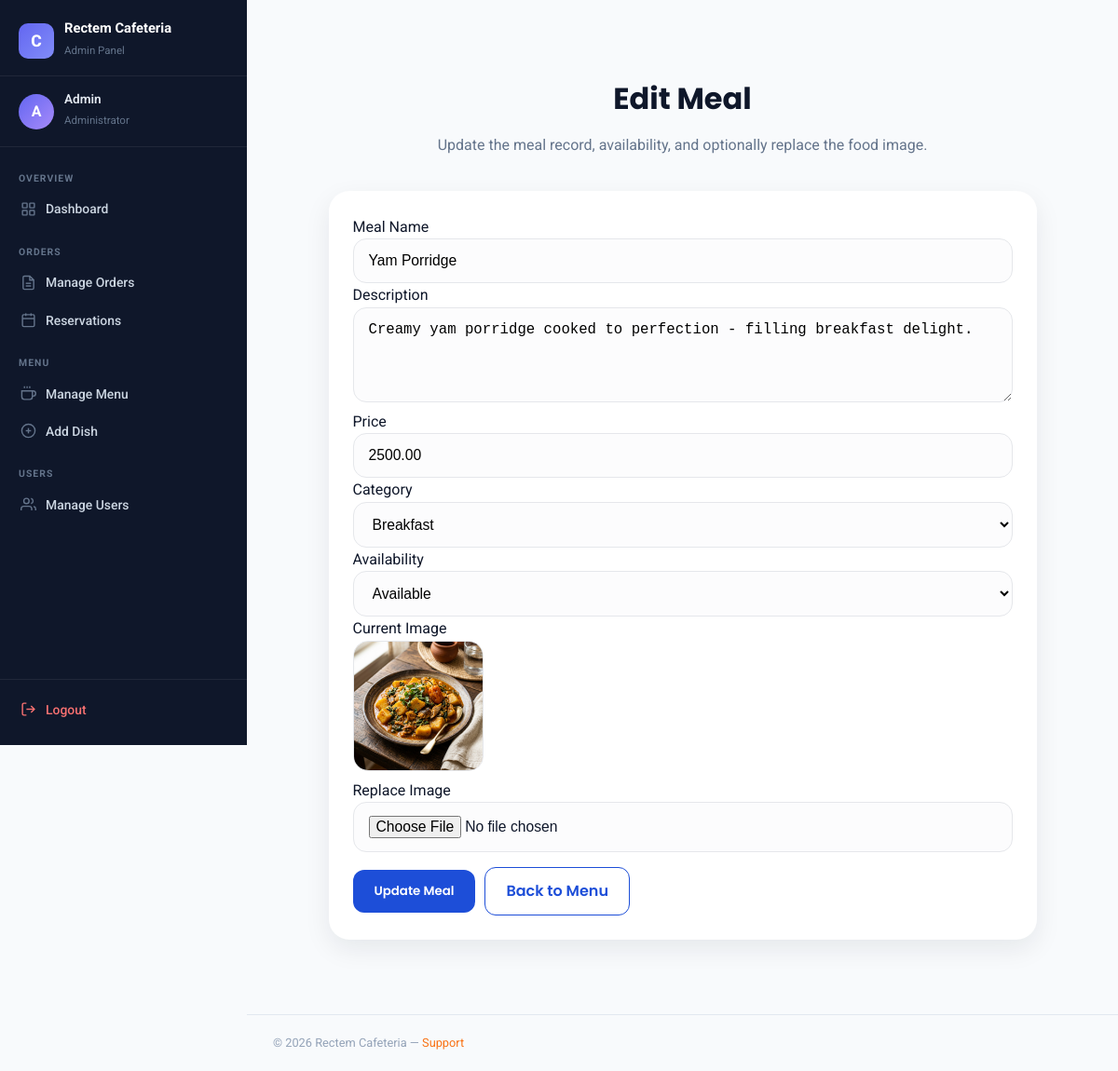
Page /admin/edit-menu.php?id=2 (signed in) on the committed database.
### tables this page shows
CREATE TABLE menu_items (
    id INT AUTO_INCREMENT PRIMARY KEY,
    category_id INT NOT NULL,
    item_name VARCHAR(120) NOT NULL,
    description TEXT NOT NULL,
    price DECIMAL(10,2) NOT NULL,
    image VARCHAR(255) NOT NULL,
    availability_status ENUM('Available', 'Unavailable') NOT NULL DEFAULT 'Available',
    created_at TIMESTAMP DEFAULT CURRENT_TIMESTAMP,
    FOREIGN KEY (category_id) REFERENCES categories(id) ON DELETE CASCADE
);

CREATE TABLE categories (
    id INT AUTO_INCREMENT PRIMARY KEY,
    category_name VARCHAR(100) NOT NULL,
    created_at TIMESTAMP DEFAULT CURRENT_TIMESTAMP
);

### includes/functions.php (called while the page is built, shortened)
<?php
function qb_base_url(): string
{
    static $base = null;
    if ($base !== null) {
        return $base;
    }
    $projectPath = realpath(__DIR__ . '/..');
    $documentRoot = realpath($_SERVER['DOCUMENT_ROOT'] ?? '') ?: '';
    if ($documentRoot && $projectPath && str_starts_with($projectPath, $documentRoot)) {
        $base = str_replace('\\', '/', substr($projectPath, strlen($documentRoot)));
        return $base === '' ? '' : $base;
    }
    return '/rectem_cafeteria';
}
function qb_url(string $path = ''): string
{
    $base = rtrim(qb_base_url(), '/');
    $path = ltrim($path, '/');
    return $path === '' ? ($base ?: '/') : $base . '/' . $path;
}
function h(?string $value): string
{
    return htmlspecialchars((string) $value, ENT_QUOTES, 'UTF-8');
}
?>

### admin/edit-menu.php (the view, shortened to what this page needs)
<?php
require_once '../includes/db.php';
require_once '../includes/functions.php';
$itemId = (int) ($_GET['id'] ?? 0);
$categoriesResult = $conn->query("SELECT * FROM categories ORDER BY category_name ASC");
$itemSql = "SELECT * FROM menu_items WHERE id = ?";
$itemStmt = $conn->prepare($itemSql);
$itemStmt->bind_param("i", $itemId);
$itemStmt->execute();
$itemResult = $itemStmt->get_result();
$item = $itemResult->fetch_assoc();
include '../includes/header.php';
?>
<section class="checkout-section">
    <div class="container">
        <h1 class="section-title">Edit Meal</h1>
        <p class="section-subtitle">Update the meal record, availability, and optionally replace the food image.</p>
        <div class="checkout-form-box" style="max-width: 760px; margin: 0 auto;">
            <form method="POST" enctype="multipart/form-data" class="checkout-form">
                <div class="form-group">
                    <label>Meal Name</label>
                    <input type="text" name="name" value="<?php echo h($item['item_name']); ?>" required>
                </div>
                <div class="form-group">
                    <label>Description</label>
                    <textarea name="description" rows="4"><?php echo h($item['description']); ?></textarea>
                </div>
                <div class="form-group">
                    <label>Price</label>
                    <input type="number" name="price" step="0.01" value="<?php echo h((string) $item['price']); ?>" required>
                </div>
                <div class="form-group">
                    <label>Category</label>
                    <select name="category_id" required>
                        <?php while ($cat = $categoriesResult->fetch_assoc()): ?>
                            <option value="<?php echo $cat['id']; ?>" <?php echo ((int) $cat['id'] === (int) $item['category_id']) ? 'selected' : ''; ?>>
                                <?php echo h($cat['category_name']); ?>
                            </option>
                        <?php endwhile; ?>
                    </select>
                </div>
                <div class="form-group">
                    <label>Availability</label>
                    <select name="availability_status" required>
                        <option value="Available" <?php echo ($item['availability_status'] === 'Available') ? 'selected' : ''; ?>>Available</option>
                    </select>
                </div>
                <div class="form-group">
                    <label>Current Image</label>
                    <div class="admin-image-preview">
                        <img src="<?php echo qb_url('assets/images/foods/' . $item['image']); ?>" alt="<?php echo h($item['item_name']); ?>">
                    </div>
                </div>
                <div class="form-group">
                    <label>Replace Image</label>
                    <input type="file" name="image" accept="image/*">
                </div>
                <div class="admin-form-actions">
                    <button type="submit" class="btn btn-primary">Update Meal</button>
                    <a href="<?php echo qb_url('admin/menu.php'); ?>" class="btn btn-light">Back to Menu</a>
                </div>
            </form>
        </div>
    </div>
</section>
<?php include '../includes/footer.php'; ?>

### assets/css/style.css (style rules this page uses)
* { margin: 0; padding: 0; box-sizing: border-box; }
:root { --primary: #1D4ED8; --primary-dark: #1E40AF; --accent: #F59E0B; --dark: #0F172A; --muted: #64748B; --bg: #F8FAFC; --white: #FFFFFF; --success: #16A34A; --danger: #EF4444; --shadow: 0 10px 28px rgba(15, 23, 42, 0.08); --radius: 20px; }
html { scroll-behavior: smooth; }
body { font-family: 'Roboto', sans-serif; background-color: var(--bg); color: var(--dark); line-height: 1.6; }
img { max-width: 100%; }
a { color: inherit; }
.container { width: 90%; max-width: 1200px; margin: 0 auto; }
section { padding: 80px 0; }
.section-title { font-family: 'Poppins', sans-serif; font-size: 2rem; font-weight: 700; text-align: center; margin-bottom: 12px; }
.section-subtitle { text-align: center; color: var(--muted); max-width: 760px; margin: 0 auto 36px; }
.btn { display: inline-flex; align-items: center; justify-content: center; gap: 8px; padding: 12px 22px; border-radius: 12px; text-decoration: none; font-family: 'Poppins', sans-serif; font-weight: 600; border: 1px solid transparent; transition: 0.25s ease; cursor: pointer; }
.btn-primary { background-color: var(--primary); color: var(--white); }
.btn-light { background-color: var(--white); color: var(--primary); border-color: var(--primary); }
.search-box input, .form-group input, .form-group select, .form-group textarea { width: 100%; padding: 14px 16px; border-radius: 14px; border: 1px solid #E5E7EB; background-color: #FCFCFD; outline: none; font-size: 0.98rem; }
.cart-section, .checkout-section, .order-history-section, .success-section, .user-dashboard { padding: 80px 0; }
.cart-summary, .checkout-form-box, .checkout-summary-box, .empty-state-box, .dashboard-card, .admin-panel-card, .order-history-table-wrapper { background-color: var(--white); border-radius: 22px; padding: 26px; box-shadow: var(--shadow); }
.cart-summary-buttons, .cart-action-row, .admin-form-actions, .success-buttons, .admin-top-actions, .inline-actions { display: flex; gap: 12px; flex-wrap: wrap; }
.checkout-form-box { flex: 1 1 620px; }
.admin-image-preview img { width: 140px; height: 140px; object-fit: cover; border-radius: 16px; border: 1px solid #E5E7EB; }
:root { --sb-width: 265px; --sb-bg: #0f172a; --sb-border: rgba(255,255,255,.07); --sb-accent: #F97316; --sb-text: #cbd5e1; --sb-text-muted: #64748b; --sb-active-bg: rgba(249,115,22,.12); --sb-hover-bg: rgba(255,255,255,.05); --topbar-h: 60px; }
.admin-form-actions { display: flex; align-items: center; gap: 10px; flex-wrap: wrap; margin-top: 16px; }

### rows in the picture
menu_items: name "Yam Porridge", description "Creamy yam porridge cooked to perfection - filling breakfast delight.", price "2500.00", category_id "Breakfast", availability_status "Available", image (picture)

### other values in the picture
mb_substr($_SESSION['full_name'] ?? 'A', 0, 1) "A"
$_SESSION['full_name'] "Admin"
